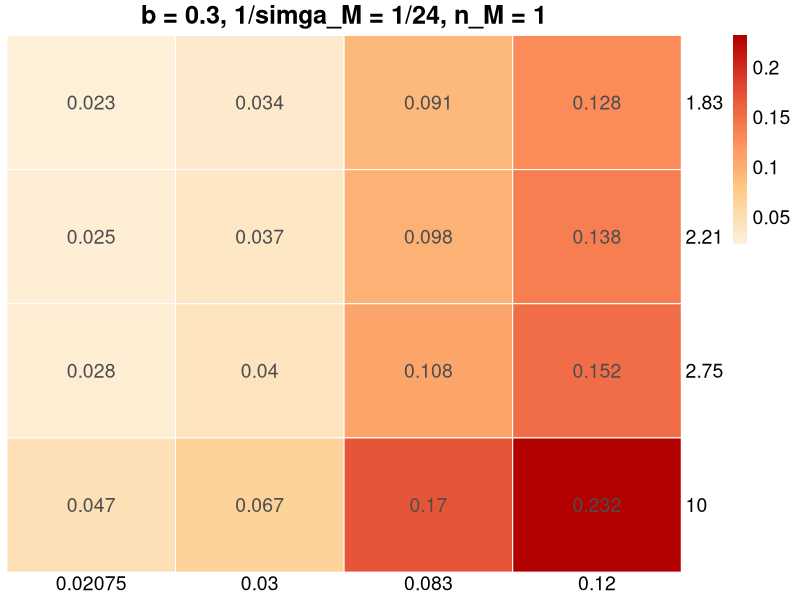
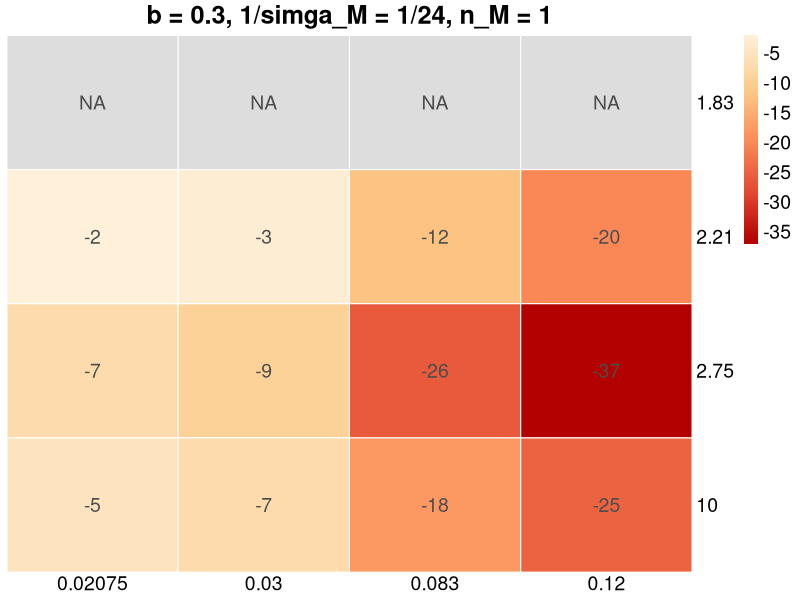
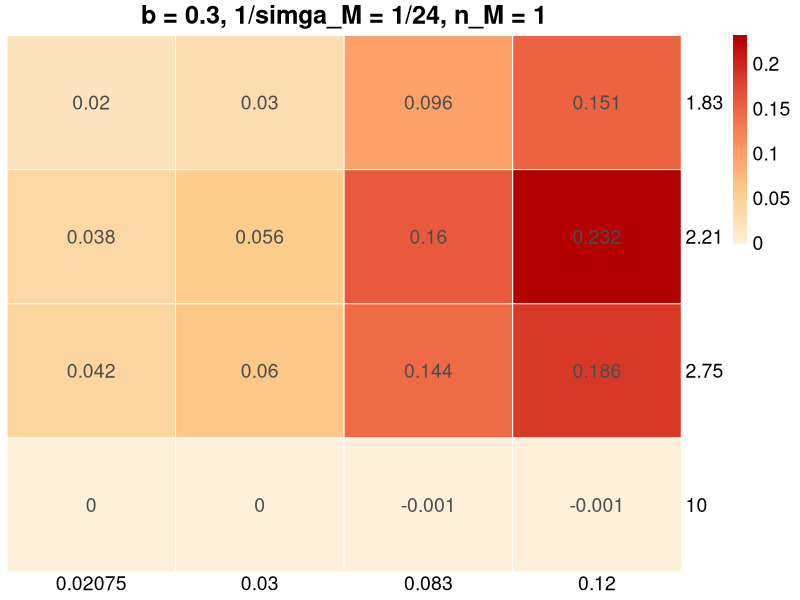
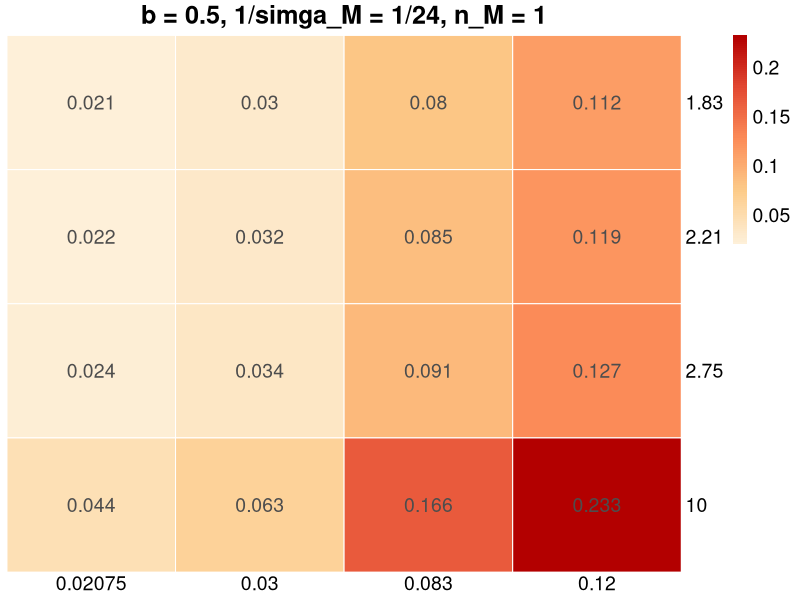
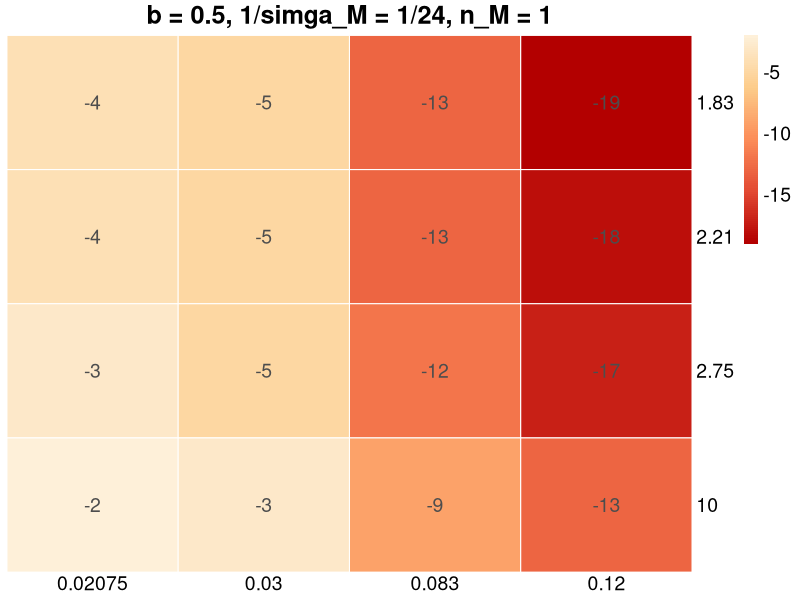
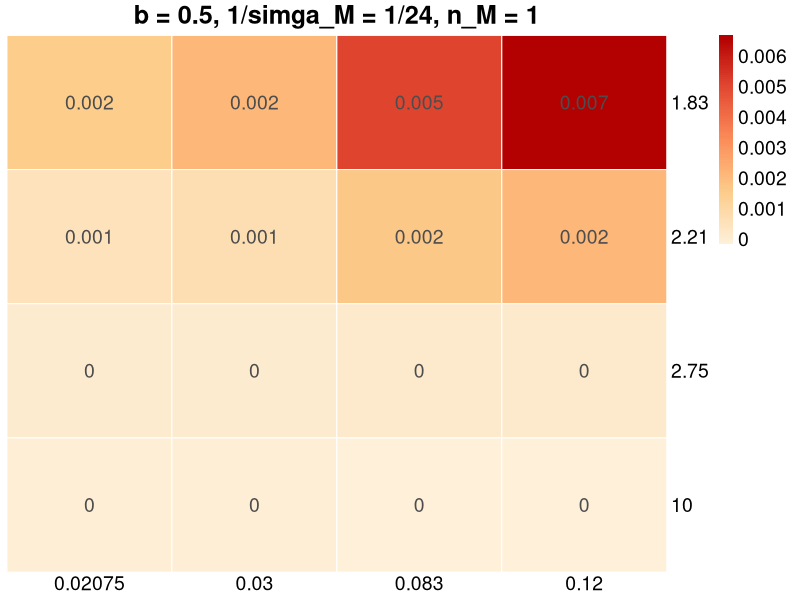
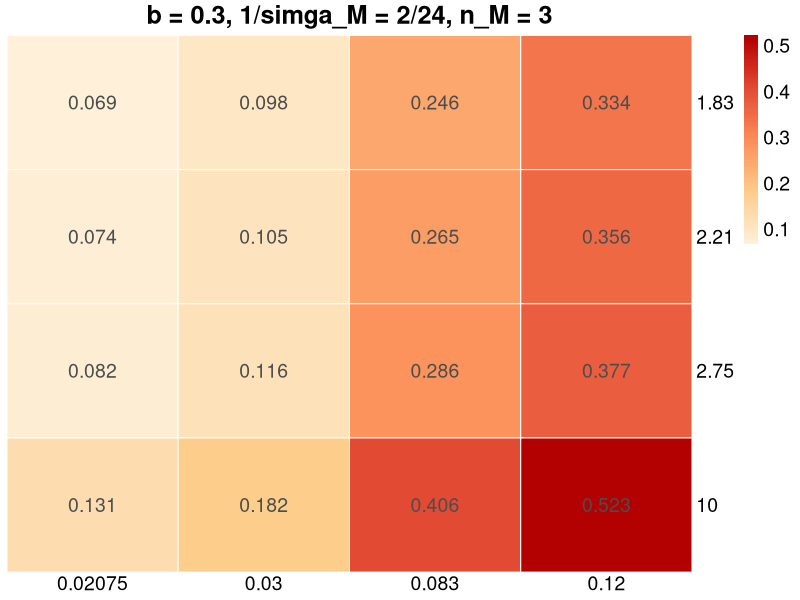
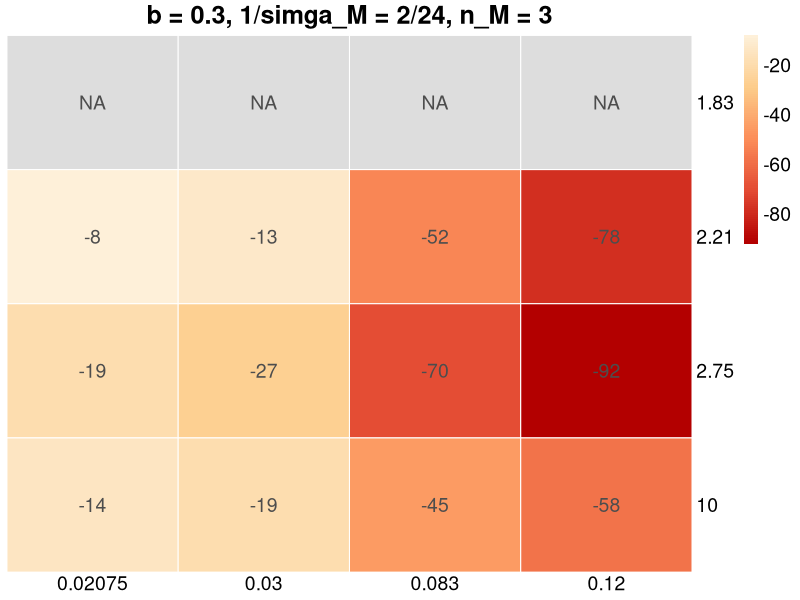

Here is the R script that generated these plots, in order: (Note: this script raises an error after producing the figures.)
remove(list = ls())
library(deSolve)
library(magrittr)
library(ggplot2)
library(reshape2)
library(pheatmap)
library(RColorBrewer)
library(gridExtra)
library(dplyr)


##### Functions #####


## main simulation ODE
dengue_simulation = function(t, x, paras){
  with(as.list(c(paras, x)),{
    S_H = x["S_H"]; E_H = x["E_H"]; I_H = x["I_H"]; R_H = x["R_H"]; C_H = x["C_H"];
    S_V = x["S_V"]; M_V = x["M_V"]; I_V = x["I_V"]; E_V = x["E_V"];
    vec = x["vec"]; mec = x["mec"]
    
    lambda_V = b * p * I_V / N_H
    
    if(mechanical) lambda_M = b_M * p_M * M_V / N_H # flag of whether considering mechanical transmission
    else lambda_M = 0 
    
    dS_H = (N_H - S_H) * mu_H - (lambda_V + lambda_M) * S_H
    dE_H = (lambda_V + lambda_M) * S_H - (sigma_H + mu_H) * E_H
    dI_H = sigma_H * E_H - (gamma + mu_H) * I_H
    dR_H = gamma * I_H - mu_H * R_H
    dC_H = sigma_H * E_H # cumulative I_H
    
    lambda_H = b * q * I_H / N_H
    
    dS_V = (k * N_H * (1 - a * cos(2*pi*t / T)) - S_V) * mu_V - lambda_H * S_V
    dM_V = lambda_H * S_V - (sigma_M + mu_V) * M_V
    
    ## if t > the average latent period in mosquito host (tau_V), use M_V(t - tau_V) by lagvalue() function
    ## otherwise, use 0
    if(t >= tau_V+1){
      dE_V = sigma_M * M_V - sigma_M * lagvalue(t - (tau_V-0.5), 7) * exp(-mu_V * tau_V) - mu_V * E_V
      dI_V = sigma_M * lagvalue(t - (tau_V-0.5), 7) * exp(-mu_V * tau_V) - mu_V * I_V
    }
    else{
      dE_V = sigma_M * M_V - sigma_M * 0 * exp(-mu_V * tau_V) - mu_V * E_V
      dI_V = sigma_M * 0 * exp(-mu_V * tau_V) - mu_V * I_V
    }
    
    dvec = lambda_V * S_H  # Those who are infected via vector transmission
    dmec = lambda_M * S_H  # Those who are infected via mechanical transmission
    
    return(list(c(dS_H, dE_H, dI_H, dR_H, dC_H, dS_V, dM_V, dI_V, dE_V, dvec, dmec)))
  })
}

rootfun <- function (t,x,params) {
  dstate <- unlist(dengue_simulation(t,x,params))["I_H"] 
  return(dstate - 1e-10)
}

## Find peak
findPeak = function(x, getValue = FALSE){
  peakIdx = -1
  max = -Inf
  for(i in 1:(length(x)-2)){
    diffVal = x[i+1] - x[i]
    
    if((x[i+1] - x[i]) > 0){
      if((x[i+2] - x[i+1]) <= 0 & x[i+1] > max){
        peakIdx = i+1
        max = x[i+1]
      }
    }
  }
  return(peakIdx)
}


##### Daily-based simulation #####

k_list = as.character(c(1.83, 2.21, 2.75, 10))
pM_list = as.character(c(0.02075, 0.03, 0.083, 0.12))
vars = expand.grid(b = c(0.3, 0.5), sigma_M = c(24/2, 24/1), n_M = c(1, 3))
vars = vars[c(-1, -2, -7, -8), ]
infect_prop_noMec = array(NA, dim = c(length(k_list), nrow(vars)), 
                          dimnames = list(k_list, 
                                          apply(vars, 1, function(x) paste0("b = ", x[1], ", 1/sigma_M = 1/", x[2], ", n_M = ", x[3]))))

gt = list()

for (i in 1:nrow(vars)) {
  
  mech_prop = peak_diff = infect_diff = array(NA, dim = c(length(k_list), length(pM_list)), 
                                              dimnames = list(k_list, pM_list))
  
  for (k in k_list) {
    for(pM in pM_list){
      
  
      ## Parameters
      paras = list(mu_H = 1/(70*365), N_H = 10000, mu_V = 1/14,
                   sigma_H = 1/5, sigma_V = 1/10, sigma_M = 24/1 , # (24 ~ 1)
                   gamma = 1/6, k = 1.83, b = 0.3, p = 0.38, q = 0.38, a = 0.5,
                   T = 1*365, n_M = 1 , # (1 ~ 3)
                   p_M = 0.12,   # (0.083 ~ 0.12)
                   mechanical = TRUE
                   )
      
      ## For different variable combinations
      paras$k = as.numeric(k)
      paras$p_M = as.numeric(pM)
      paras$b = vars$b[i]
      paras$sigma_M = vars$sigma_M[i]
      paras$n_M = vars$n_M[i]
      
      ## other parameters
      paras$b_M = paras$n_M * paras$sigma_M
      paras$N_V = paras$k * paras$N_H
      paras$tau_V = 1 / paras$sigma_V
      
      ## Initial condition
      xstart= c(S_H = 0, E_H = 0, I_H = 10, R_H = 0, C_H = 0, 
                S_V = 0, M_V = 0, I_V = 100, E_V = 0, vec = 0, mec = 0)
      xstart["S_H"] = paras$N_H - xstart["E_H"] - xstart["I_H"]
      xstart["S_V"] = paras$N_H * paras$k - xstart["M_V"] - xstart["I_V"]
      paras$start = xstart
      
      ## Start solving ODE
      result = dede(xstart, 1:10^5, func = dengue_simulation, paras, method = "lsodar", rootfun = rootfun)
      result = data.frame(result)
      result$mec_ratio = result$mec / (result$mec + result$vec)
      
      ## The condition of no mechanical transmission
      paras$mechanical = FALSE
      result_noMec = dede(xstart, 1:10^5, func = dengue_simulation, paras, method = "lsodar", rootfun = rootfun)
      result_noMec = data.frame(result_noMec)
      result_noMec$mec_ratio = result_noMec$mec / (result_noMec$mec + result_noMec$vec)
      paras$mechanical = TRUE
      
      ## Show some information
      # message(paste0("Final mechanical transmission proportion: ", tail(result$mec_ratio, 1)))
      # message(paste0(round((1-tail(result_noMec$S_H, 1) / paras$start["S_H"]) * 100, 2), 
      #                "% susceptible were infected when simulation finished if no mechanical trasmission."))
      # message(paste0("The difference between peaks of mechanical transmission pandemic and non-mechanical is ",
      #                (findPeak(result$I_H) - findPeak(result_noMec$I_H)), " days."))
      # message(paste0("The difference of culmative infected number between mechanical and non-mechanical is ", 
      #                (tail(result$C_H, 1) - tail(result_noMec$C_H, 1)), "."))
      
      mech_prop[k, pM] = tail(result$mec, 1) / tail(result$C_H, 1)
      peak_diff[k, pM] = findPeak(result$I_H) - findPeak(result_noMec$I_H)
      if(abs(peak_diff[k, pM]) > 180 | peak_diff[k, pM] == 0) peak_diff[k, pM] = NA
      infect_diff[k, pM] = (tail(result$C_H, 1) - tail(result_noMec$C_H, 1)) / paras$N_H
      
      
    }
    
    infect_prop_noMec[k, i] = (1-tail(result_noMec$S_H, 1) / paras$start["S_H"]) * 100
    remove(result, result_noMec)
  }
  
  gt[[i*3-2]] = pheatmap(mech_prop, main = paste0("b = ", paras$b, ", 1/simga_M = ", 24/paras$sigma_M, "/24", ", n_M = ", paras$n_M), angle_col = 0, 
                         color = colorRampPalette(brewer.pal(n = 5, name = "OrRd"))(100),
                         display_numbers = round(mech_prop, 3), fontsize_number = 14, fontsize = 14, 
                         #breaks = breakList, 
                         cluster_rows = FALSE, cluster_cols = FALSE, border_color = "white")[[4]]
  gt[[i*3-1]] = pheatmap(peak_diff, main = paste0("b = ", paras$b, ", 1/simga_M = ", 24/paras$sigma_M, "/24", ", n_M = ", paras$n_M), angle_col = 0, 
                         color = rev(colorRampPalette(brewer.pal(n = 5, name = "OrRd"))(100)),
                         display_numbers = peak_diff, fontsize_number = 14, fontsize = 14, 
                         #breaks = breakList, 
                         cluster_rows = FALSE, cluster_cols = FALSE, border_color = "white")[[4]]
  gt[[i*3]] = pheatmap(infect_diff, main = paste0("b = ", paras$b, ", 1/simga_M = ", 24/paras$sigma_M, "/24", ", n_M = ", paras$n_M), angle_col = 0, 
                       color = colorRampPalette(brewer.pal(n = 5, name = "OrRd"))(100),
                       display_numbers = round(infect_diff, 3), fontsize_number = 14, fontsize = 14, 
                       #breaks = breakList, 
                       cluster_rows = FALSE, cluster_cols = FALSE, border_color = "white")[[4]]
  
  remove(peak_diff, mech_prop, infect_diff, paras)
}
remove(k, pM, i)
png("combinations.png", width = 3000, height = 4000, res = 200)
grid.arrange(arrangeGrob(grobs= gt, ncol=3), 
             top = paste("Mechanical transmission proportion", "Peak day delay compare to non-mech", "Total infected proportion difference", 
                         sep = "                                                              "),
             bottom = paste("p_M", "p_M", "p_M", 
                            sep = "                                                                                                        "))
dev.off()


##### Plots #####

## plot every variables
layout(matrix(c(1, 6, 10, 2, 7, 11, 3, 8, 12, 4, 9, 0, 5, 0, 0), nrow = 3, ncol = 5))
for (type in colnames(result)[2:ncol(result)]) {
  plot(result[,type], type = "l", main = type)
}
remove(type)

layout(matrix(c(1), nrow = 1, ncol = 1))

## suspect left - k plot
# df = data.frame(k = seq(5, 1, -0.01))
# df$susLeft = rep(NA, nrow(df))
# for(i in 1:nrow(df)){
#   paras$k = df$k[i]
#   result_noMec = dede(xstart, 1:10^5, func = dengue_simulation, paras, method = "lsodar", rootfun = rootfun)
#   result_noMec = data.frame(result_noMec)
#   df$susLeft[i] = result_noMec$S_H[nrow(result_noMec)]
# }
# plot(df$k, df$susLeft, type = "l", ylab = "Susceptible left", xlab = "k", main = "Biting rate = 0.3")


## daily incidence plot (Figure 4A)

df = data.frame(Time = seq_len(nrow(result)-1),
                `Standard transmission` = result$vec[2:nrow(result)] - result$vec[1:(nrow(result)-1)],
                `Mecanical transmission` = result$mec[2:nrow(result)] - result$mec[1:(nrow(result)-1)])
df$`Total incidence` = df$Standard.transmission + df$Mecanical.transmission
df$`Total incidence w/o mechanical transmission` = result_noMec$vec[2:nrow(result)] - result_noMec$vec[1:(nrow(result)-1)] + 
                                                      result_noMec$mec[2:nrow(result)] - result_noMec$mec[1:(nrow(result)-1)]
                                                     
melt(df, id.vars = "Time", value.name = "Incidence", variable.name = "Type") %>%
  mutate(lineType = sub("Standard.transmission|Mecanical.transmission|Total incidence", "a", Type)) %>% 
  mutate(lineType = sub("a w/o mechanical transmission", "b", lineType)) %>% 
  # mutate(lineType = as.numeric(lineType)) %>% 
  ggplot(aes(x = Time, y = Incidence, group = Type)) +
  geom_line(aes(col = Type, linetype = lineType), size = 2) +
  guides(linetype = FALSE) + 
  theme_light(base_size = 26, base_line_size = 0) +
  theme(legend.position = c(0.8, 0.8),
        legend.key.width = unit(4,"line"),
        legend.key.height = unit(4, "line")) +
  scale_color_manual(labels = c("Standard\ntransmission", "Mechanical\ntransmission", "Total\nincidence", 
                                "Total incidence \nw/o mechanical\n transmission"),
                     values = c("blue", "red", "black", "grey")) +
  labs(x = "Time (days)", y = "Daily incidence", color = "")


## figure 4B
df = data.frame(pM = seq(0, 15, by = 0.05),
                nM1 = rep(NA, length(seq(0, 15, by = 0.05))),
                nM2 = rep(NA, length(seq(0, 15, by = 0.05))),
                nM3 = rep(NA, length(seq(0, 15, by = 0.05))))
for (i in 1:nrow(df)) {
  paras$p_M = df$pM[i] / 100
  for (nM in 1:3) {
    paras$b_M = nM * paras$sigma_M
    df[i, (nM+1)] = dede(xstart, 1:10^5, func = dengue_simulation, paras, method = "lsodar", rootfun = rootfun) %>%
                    as.data.frame() %>%
                    {sum(.[, "mec"]) / (sum(.[, "mec"]) + sum(.[, "vec"]))}
  }
}
remove(nM, i)

df[, c(2:4)] = df[, c(2:4)] * 100
melt(df, id.vars = "pM", value.name = "ratio", variable.name = "nM") %>%
  ggplot(aes(x = pM, y = ratio, group = nM)) +
  geom_line(aes(col = nM), size = 2) +
  theme_light(base_size = 26, base_line_size = 0) +
  theme(legend.position = c(0.2, 0.8),
        legend.key.width = unit(4,"line"),
        legend.key.height = unit(4, "line")) +
  scale_color_manual(labels = c(bquote(~italic(n)[italic(M)]~"=1"), bquote(~italic(n)[italic(M)]~"=2"), bquote(~italic(n)[italic(M)]~"=3")),
                     values = c("red", "blue", "green")) +
  labs(x = "Probability of mechanical transmission (%)",
       y = "Case transmitted mechanically (%)", color = "")
